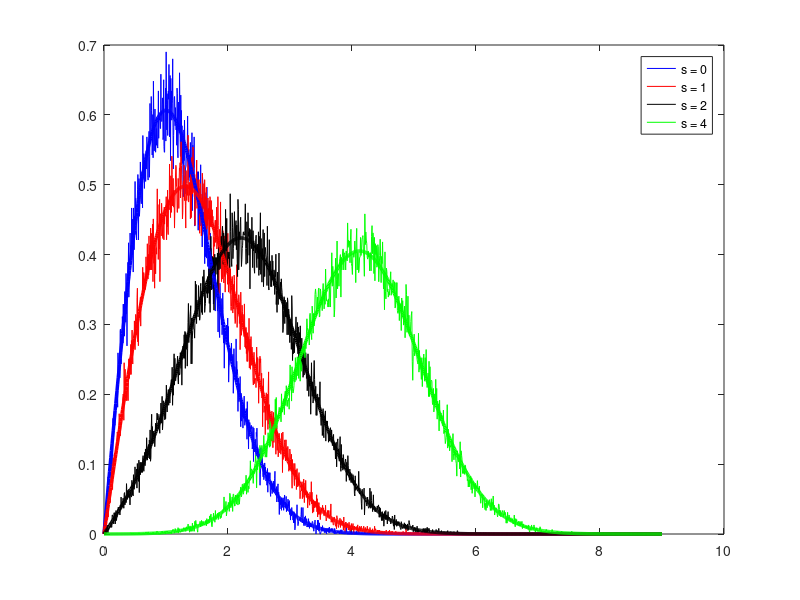

The MATLAB source for this figure:
N=100000; %Number of Samples 
sigma=1; %Variance of underlying Gaussian Variables 
s=[0 1 2 4]; %Non-Centrality Parameter 
plotStyle={'b-','r-','k-','g-'}; 
%Simulating the PDF from two Gaussian Random Variables 
for i = 1: length(s) 
X = s(i) + sigma.*randn(1,N); %Gaussian RV with mean=s and given sigma 
Y = 0 + sigma.*randn(1,N); %Gaussian RV with mean=0 and same sigma as Y 
Z=X+1i*Y; 
[val,bin]=hist(abs(Z),1000); % pdf of generated Raleigh Fading samples 
plot(bin,val/trapz(bin,val),plotStyle{i}); %Normalizing the PDF to match theoretical result 
%Trapz function gives the total area under the PDF curve. It is used as the normalization factor 
hold on; 
end 
%Theoretical PDF computation 
for i=1:length(s) 
x=s(i); 
m1=sqrt(x); 
m2=sqrt(x*(x-1)); 
r=0:0.01:9; 
ss=sqrt(m1^2+m2^2); 
x=r.*ss/(sigma^2);
f=r./(sigma^2).*exp(-((r.^2+ss^2)./(2*sigma^2))).*besseli(0,x); 
plot(r,f,plotStyle{i},'LineWidth',2.5); 
legendInfo{i} = ['s = ' num2str(s(i))]; 
hold on; 
end 
legend(legendInfo);
